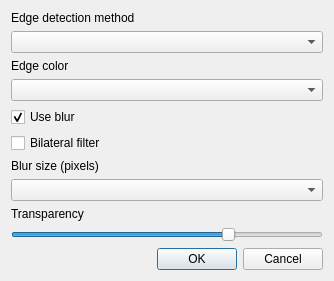
<?xml version="1.0" encoding="UTF-8"?>
<ui version="4.0">
 <class>Dialog</class>
 <widget class="QDialog" name="Dialog">
  <property name="geometry">
   <rect>
    <x>0</x>
    <y>0</y>
    <width>334</width>
    <height>259</height>
   </rect>
  </property>
  <property name="windowTitle">
   <string>Dialog</string>
  </property>
  <layout class="QVBoxLayout" name="verticalLayout">
   <item>
    <widget class="QLabel" name="label">
     <property name="text">
      <string>Edge detection method</string>
     </property>
    </widget>
   </item>
   <item>
    <widget class="QComboBox" name="comboBox_method"/>
   </item>
   <item>
    <widget class="QLabel" name="label_3">
     <property name="text">
      <string>Edge color</string>
     </property>
    </widget>
   </item>
   <item>
    <widget class="QComboBox" name="comboBox_color"/>
   </item>
   <item>
    <widget class="QCheckBox" name="checkBox">
     <property name="text">
      <string>Use blur</string>
     </property>
     <property name="checked">
      <bool>true</bool>
     </property>
    </widget>
   </item>
   <item>
    <widget class="QCheckBox" name="checkBox_bil">
     <property name="text">
      <string>Bilateral filter</string>
     </property>
    </widget>
   </item>
   <item>
    <widget class="QLabel" name="label_2">
     <property name="text">
      <string>Blur size (pixels)</string>
     </property>
    </widget>
   </item>
   <item>
    <widget class="QComboBox" name="comboBox_blur_size"/>
   </item>
   <item>
    <widget class="QLabel" name="label_4">
     <property name="text">
      <string>Transparency</string>
     </property>
    </widget>
   </item>
   <item>
    <widget class="QSlider" name="horizontalSlider">
     <property name="value">
      <number>70</number>
     </property>
     <property name="orientation">
      <enum>Qt::Horizontal</enum>
     </property>
    </widget>
   </item>
   <item>
    <widget class="QDialogButtonBox" name="buttonBox">
     <property name="orientation">
      <enum>Qt::Horizontal</enum>
     </property>
     <property name="standardButtons">
      <set>QDialogButtonBox::Cancel|QDialogButtonBox::Ok</set>
     </property>
    </widget>
   </item>
  </layout>
 </widget>
 <resources/>
 <connections>
  <connection>
   <sender>buttonBox</sender>
   <signal>accepted()</signal>
   <receiver>Dialog</receiver>
   <slot>accept()</slot>
   <hints>
    <hint type="sourcelabel">
     <x>248</x>
     <y>254</y>
    </hint>
    <hint type="destinationlabel">
     <x>157</x>
     <y>274</y>
    </hint>
   </hints>
  </connection>
  <connection>
   <sender>buttonBox</sender>
   <signal>rejected()</signal>
   <receiver>Dialog</receiver>
   <slot>reject()</slot>
   <hints>
    <hint type="sourcelabel">
     <x>316</x>
     <y>260</y>
    </hint>
    <hint type="destinationlabel">
     <x>286</x>
     <y>274</y>
    </hint>
   </hints>
  </connection>
 </connections>
</ui>
